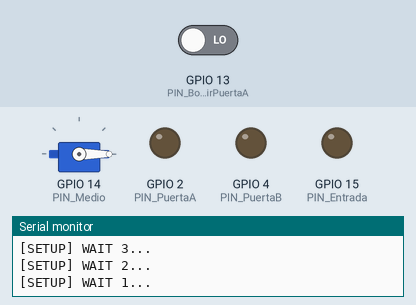
Bench run of a sketch on a simulated ESP32. Parts: servo, output pins drawn as LEDs (lit = HIGH), the last lines printed to the serial monitor. The test bench sets the inputs (shaded band); at power-on: GPIO 13 (PIN_BotonAbrirPuertaA) LOW. WiFi joins after 1.5 s; servers stay silent unless stated.

Above: at 5.2 s.
5.3 s: GPIO 13 (PIN_BotonAbrirPuertaA) driven HIGH
At 9.6 s:
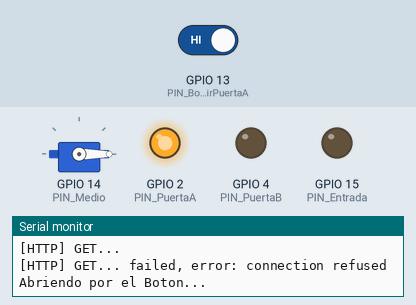
Timing chart, 0 to 16.2 s (numbered marks = the images above; inputs shaded):
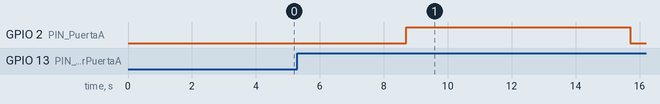

The sketch:

BasicHttpClient.ino
```cpp
/**
   BasicHTTPClient.ino

    Created on: 24.05.2015

*/

#include <Arduino.h>
#include <Servo.h>

#include <WiFi.h>
#include <WiFiMulti.h>

#include <HTTPClient.h>

#define USE_SERIAL Serial

WiFiMulti wifiMulti;

/*
  const char* ca = \
  "-----BEGIN CERTIFICATE-----\n" \
  "MIIEkjCCA3qgAwIBAgIQCgFBQgAAAVOFc2oLheynCDANBgkqhkiG9w0BAQsFADA/\n" \
  "MSQwIgYDVQQKExtEaWdpdGFsIFNpZ25hdHVyZSBUcnVzdCBDby4xFzAVBgNVBAMT\n" \
  "DkRTVCBSb290IENBIFgzMB4XDTE2MDMxNzE2NDA0NloXDTIxMDMxNzE2NDA0Nlow\n" \
  "SjELMAkGA1UEBhMCVVMxFjAUBgNVBAoTDUxldCdzIEVuY3J5cHQxIzAhBgNVBAMT\n" \
  "GkxldCdzIEVuY3J5cHQgQXV0aG9yaXR5IFgzMIIBIjANBgkqhkiG9w0BAQEFAAOC\n" \
  "AQ8AMIIBCgKCAQEAnNMM8FrlLke3cl03g7NoYzDq1zUmGSXhvb418XCSL7e4S0EF\n" \
  "q6meNQhY7LEqxGiHC6PjdeTm86dicbp5gWAf15Gan/PQeGdxyGkOlZHP/uaZ6WA8\n" \
  "SMx+yk13EiSdRxta67nsHjcAHJyse6cF6s5K671B5TaYucv9bTyWaN8jKkKQDIZ0\n" \
  "Z8h/pZq4UmEUEz9l6YKHy9v6Dlb2honzhT+Xhq+w3Brvaw2VFn3EK6BlspkENnWA\n" \
  "a6xK8xuQSXgvopZPKiAlKQTGdMDQMc2PMTiVFrqoM7hD8bEfwzB/onkxEz0tNvjj\n" \
  "/PIzark5McWvxI0NHWQWM6r6hCm21AvA2H3DkwIDAQABo4IBfTCCAXkwEgYDVR0T\n" \
  "AQH/BAgwBgEB/wIBADAOBgNVHQ8BAf8EBAMCAYYwfwYIKwYBBQUHAQEEczBxMDIG\n" \
  "CCsGAQUFBzABhiZodHRwOi8vaXNyZy50cnVzdGlkLm9jc3AuaWRlbnRydXN0LmNv\n" \
  "bTA7BggrBgEFBQcwAoYvaHR0cDovL2FwcHMuaWRlbnRydXN0LmNvbS9yb290cy9k\n" \
  "c3Ryb290Y2F4My5wN2MwHwYDVR0jBBgwFoAUxKexpHsscfrb4UuQdf/EFWCFiRAw\n" \
  "VAYDVR0gBE0wSzAIBgZngQwBAgEwPwYLKwYBBAGC3xMBAQEwMDAuBggrBgEFBQcC\n" \
  "ARYiaHR0cDovL2Nwcy5yb290LXgxLmxldHNlbmNyeXB0Lm9yZzA8BgNVHR8ENTAz\n" \
  "MDGgL6AthitodHRwOi8vY3JsLmlkZW50cnVzdC5jb20vRFNUUk9PVENBWDNDUkwu\n" \
  "Y3JsMB0GA1UdDgQWBBSoSmpjBH3duubRObemRWXv86jsoTANBgkqhkiG9w0BAQsF\n" \
  "AAOCAQEA3TPXEfNjWDjdGBX7CVW+dla5cEilaUcne8IkCJLxWh9KEik3JHRRHGJo\n" \
  "uM2VcGfl96S8TihRzZvoroed6ti6WqEBmtzw3Wodatg+VyOeph4EYpr/1wXKtx8/\n" \
  "wApIvJSwtmVi4MFU5aMqrSDE6ea73Mj2tcMyo5jMd6jmeWUHK8so/joWUoHOUgwu\n" \
  "X4Po1QYz+3dszkDqMp4fklxBwXRsW10KXzPMTZ+sOPAveyxindmjkW8lGy+QsRlG\n" \
  "PfZ+G6Z6h7mjem0Y+iWlkYcV4PIWL1iwBi8saCbGS5jN2p8M+X+Q7UNKEkROb3N6\n" \
  "KOqkqm57TH2H3eDJAkSnh6/DNFu0Qg==\n" \
  "-----END CERTIFICATE-----\n";
*/


#define PIN_BotonAbrirPuertaA    13
#define PIN_Entrada    15
#define PIN_Medio    14
#define PIN_PuertaA    2
#define PIN_PuertaB    4

Servo servo1;
Servo servo2;

void setup() {

  USE_SERIAL.begin(115200);

  pinMode(PIN_BotonAbrirPuertaA, INPUT);
  pinMode(PIN_Entrada, OUTPUT);
  pinMode(PIN_Medio, OUTPUT);
  pinMode(PIN_PuertaA, OUTPUT);
  pinMode(PIN_PuertaB, OUTPUT);

  servo1.attach(PIN_Medio);
  servo1.write(0);

  digitalWrite(PIN_PuertaA, LOW);
  digitalWrite(PIN_PuertaB, LOW);
  digitalWrite(PIN_Entrada, LOW);

  //servo2.attach(PIN_PuertaB);
  //servo2.write(0);

  USE_SERIAL.println();
  USE_SERIAL.println();
  USE_SERIAL.println();

  for (uint8_t t = 4; t > 0; t--) {
    USE_SERIAL.printf("[SETUP] WAIT %d...\n", t);
    USE_SERIAL.flush();
    delay(1000);
  }

  wifiMulti.addAP("PabloDev_2_4", "goodlife");

}

int botonAbrirPuertaA = LOW;
void loop() {
  // wait for WiFi connection

  botonAbrirPuertaA = digitalRead(PIN_BotonAbrirPuertaA);

  if (botonAbrirPuertaA == HIGH) {
    USE_SERIAL.println("Abriendo por el Boton...");
    digitalWrite(PIN_PuertaA, HIGH);
    delay(7000);
    digitalWrite(PIN_PuertaA, LOW);

  }

  if ((wifiMulti.run() == WL_CONNECTED)) {

    HTTPClient http;

    USE_SERIAL.print("[HTTP] begin...\n");
    // configure traged server and url
    //http.begin("https://www.howsmyssl.com/a/check", ca); //HTTPS
    http.begin("http://devpablo.com/Home/Estados.php"); //HTTP

    USE_SERIAL.print("[HTTP] GET...\n");
    // start connection and send HTTP header
    int httpCode = http.GET();

    // httpCode will be negative on error
    if (httpCode > 0) {
      // HTTP header has been send and Server response header has been handled
      USE_SERIAL.printf("[HTTP] GET... code: %d\n", httpCode);

      // file found at server
      if (httpCode == HTTP_CODE_OK) {
        String payload = http.getString();

        //0123456
        //0,0,0,0

        USE_SERIAL.println(payload.substring(0, 1));
        USE_SERIAL.println(payload.substring(2, 3));
        USE_SERIAL.println(payload.substring(4, 5));
        USE_SERIAL.println(payload.substring(6, 7));

        if (payload.length() == 7)
        {
          if (payload.substring(0, 1) == "1")
          { //entrada
            digitalWrite(PIN_Entrada, HIGH);
            delay(1000);
            digitalWrite(PIN_Entrada, LOW);
          }

          if (payload.substring(2, 3) == "1")
          { //medio
            servo1.write(180);
            delay(5000);
            servo1.write(0);
          }

          if (payload.substring(4, 5) == "1")
          {
            digitalWrite(PIN_PuertaA, HIGH);
            delay(3000);
            digitalWrite(PIN_PuertaA, LOW);

          }

          if (payload.substring(6, 7) == "1")
          {
            digitalWrite(PIN_PuertaB, HIGH);
            delay(1000);
            digitalWrite(PIN_PuertaB, LOW);
          }

        }

        USE_SERIAL.println(payload);
      }
    } else {
      USE_SERIAL.printf("[HTTP] GET... failed, error: %s\n", http.errorToString(httpCode).c_str());
    }

    http.end();
  }

  delay(3000);
}
```

Measured:
- after the input at 5.3 s, GPIO 2 (PIN_PuertaA): LOW → HIGH after 3.4 s, → LOW 7.0 s later
